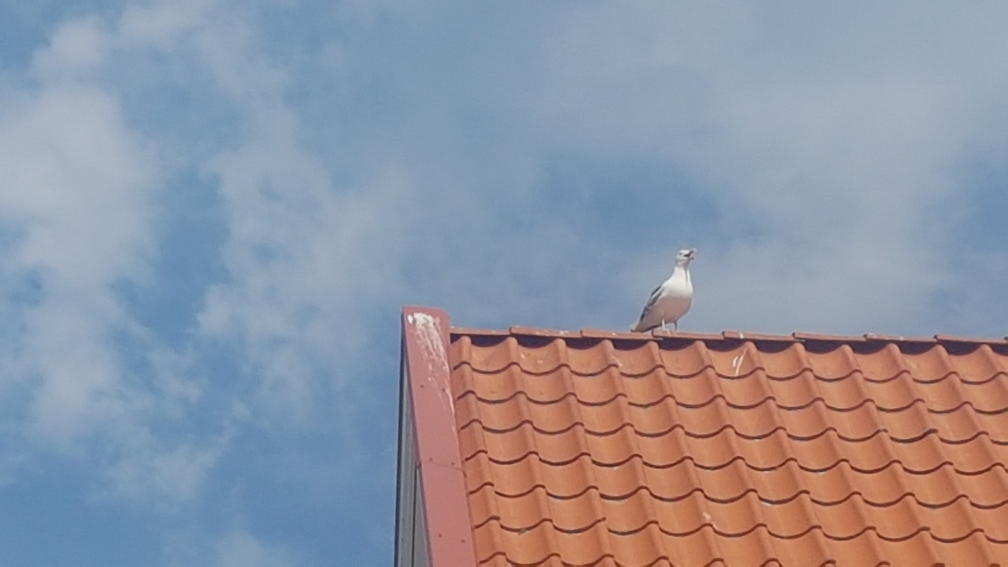
#> input picture seagull.jpg, 4032 x 2268 px (shown at 1/4 size)
$ python testseagull.py
#> lines starting #> are read from the running program, lines starting #| are printed output that depends on the picture
# -*- coding: utf-8 -*-
"""
Created on Mon Oct  1 10:34:54 2018
Seagull
@author: 16Aghnar
"""
import numpy as np
import matplotlib.pyplot as plt
import cv2
from sklearn.cluster import KMeans


'''
plt.figure()
plt.subplots(3,1)
plt.subplot(3,1,1)
plt.imshow(seagull[:,:,0])
plt.subplot(3,1,2)
plt.imshow(seagull[:,:,1])
plt.subplot(3,1,3)
plt.imshow(seagull[:,:,2])
'''

def rescale_frame(frame, scale=0.5):
    width = int(frame.shape[1] * scale)
    height = int(frame.shape[0] * scale)
    dim = (width, height)
    print(dim)
    return cv2.resize(frame, dim, interpolation =cv2.INTER_AREA)

def invert_rb(img):
    img0 = np.copy(img[:,:,0])
    img2 = np.copy(img[:,:,2])
    img[:,:,0], img[:,:,2] = img2, img0
    return img

def run_clustering(img, nbclust=3):

    kmeans = KMeans(12).fit(img)
    clusteredimg = np.zeros((lowdim[0], lowdim[1], 3))
    clusterlabels = np.reshape(kmeans.labels_, newshape=(lowdim[0], lowdim[1]))

    centroids = kmeans.cluster_centers_

    for i in range(lowdim[0]):
        for j in range(lowdim[1]):
            clusteredimg[i,j] = centroids[clusterlabels[i,j],:]
    return clusteredimg, centroids


def makepadd(img, kernsize=5):
    imgsize = img.shape
    nbsup = kernsize // 2
    ressize = (imgsize[0] + 2*nbsup, imgsize[1] + 2*nbsup)
    res = np.zeros((ressize))
    res[nbsup:-nbsup, nbsup:-nbsup] = img
    for i in range(nbsup):
        res[i,nbsup:-nbsup] = img[0,:]
        res[-i,nbsup:-nbsup] = img[-1,:]

        res[nbsup:-nbsup, i] = img[:,0]
        res[nbsup:-nbsup, -i] = img[:,-1]
    return res

def run_morphograd(img, kernsize=5):
    imgsize = img.shape
    assert kernsize%2 == 1
    img = makepadd(img, kernsize)

    res = np.zeros((imgsize))

    for i in range(imgsize[0]):
        for j in range(imgsize[1]):
            window = img[i:i+kernsize, j:j+kernsize]
            res[i,j] = np.max(window) - np.min(window)
    return res


if __name__=='__main__':

    seagull = cv2.imread("seagull.jpg", cv2.IMREAD_GRAYSCALE)
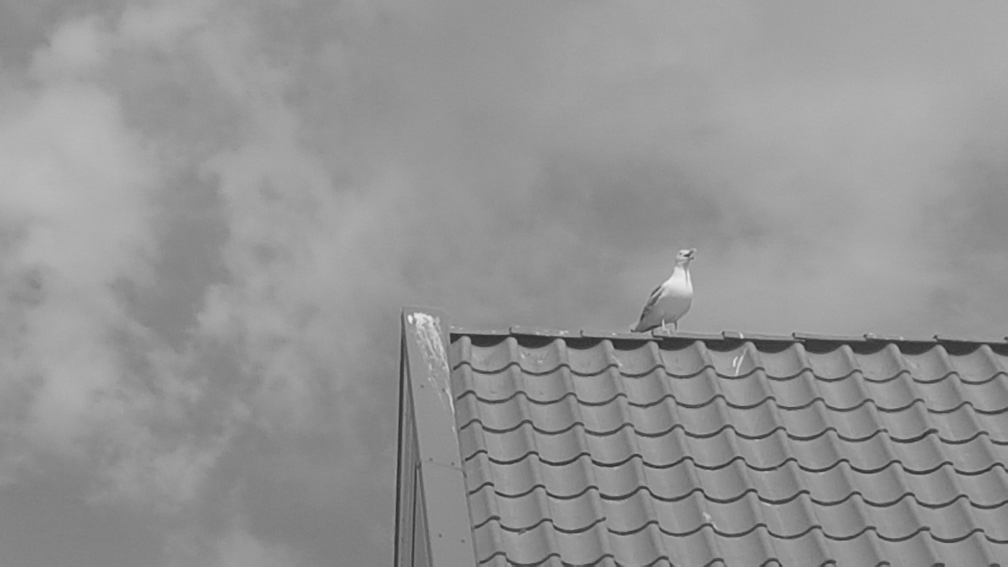
#> seagull: shape (2268, 4032) (shown at 1/4 size); min 39, max 244, mean 147.6
    # seagull[:,:,2], seagull[:,:,1] = seagull[:,:,1], seagull[:,:,2]

    seagull = rescale_frame(seagull, scale=0.5)
#| (2016, 1134)
    # seagull = invert_rb(seagull)
    lowdim = seagull.shape
#> lowdim = (1134, 2016)
    seagull = run_morphograd(seagull)
#> after the loop in run_morphograd, `for i in range(imgsize[0]):`:
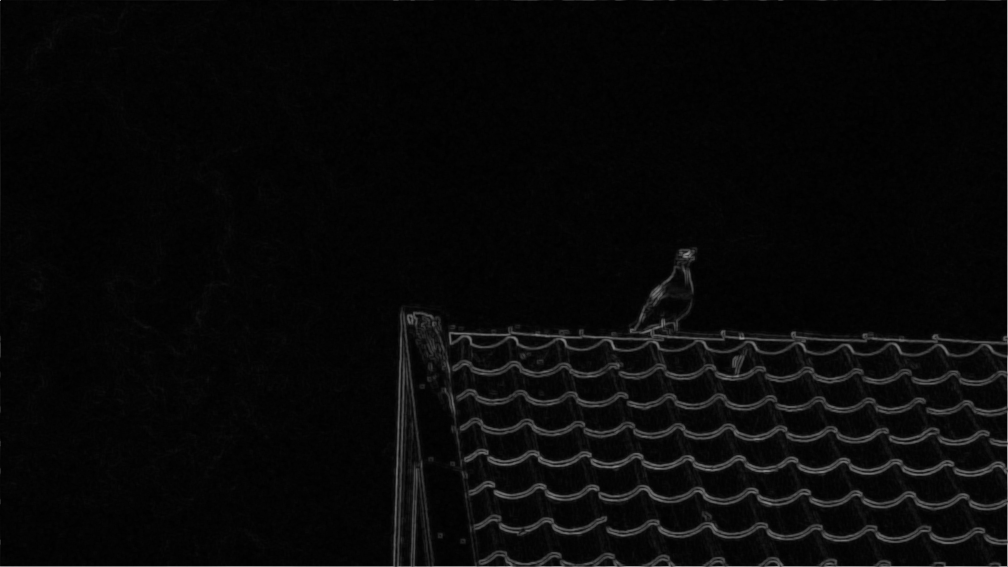
#> res: shape (1134, 2016) float64 (shown at 1/2 size); min 0, max 172, mean 8.4
    # seagull = np.reshape(seagull, newshape=(lowdim[0]*lowdim[1],-1))

    # clusteredseagull, centroids = run_clustering(seagull, nbclust=3)
    plt.imshow(seagull)
    # print(centroids)
    cv2.imwrite("morphoseagull.jpg", seagull)
    print(seagull.shape)
#| (1134, 2016)
